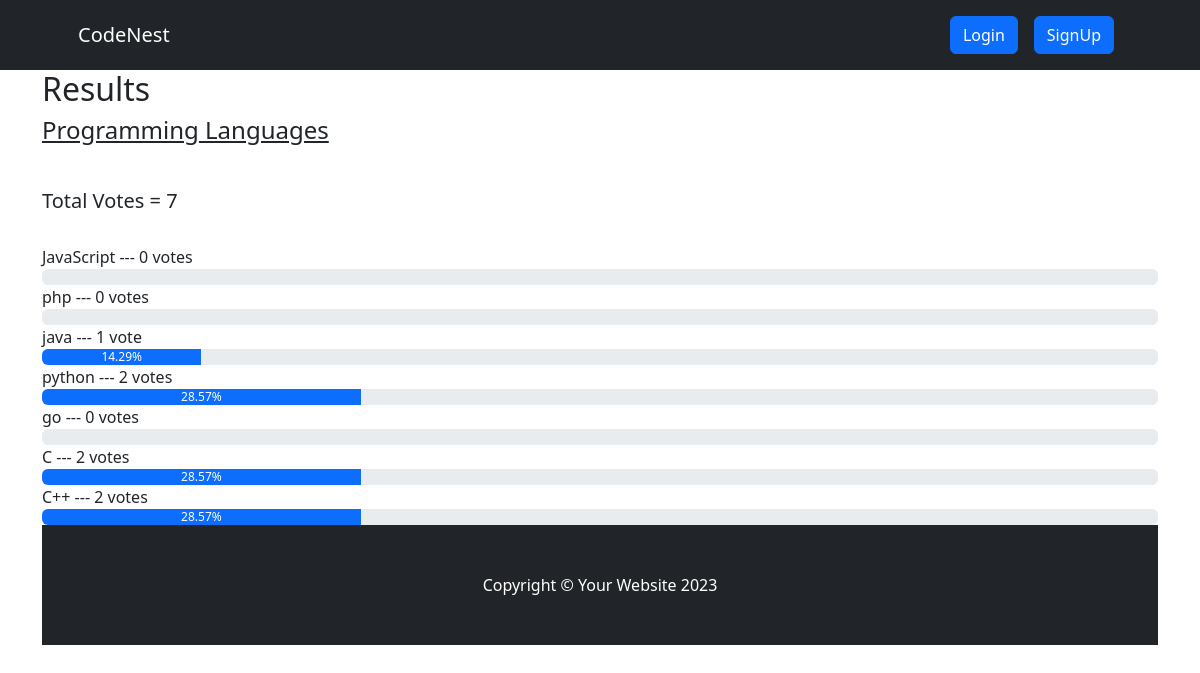
/result/programming-languages, run on the app's committed database.
### voteapp/models.py (models this page shows, shortened)
class Category(models.Model):
    title = models.CharField(max_length=200)
    slug = models.SlugField(blank=True, null=True)
    description = models.TextField(blank=True, null=True)
    total_vote = models.IntegerField(default=0)
    voters = models.ManyToManyField(User, blank=True)

class CategoryItem(models.Model):
    title = models.CharField(max_length=200)
    total_vote = models.IntegerField(default=0)
    category = models.ForeignKey(Category, on_delete=models.CASCADE, related_name="items")
    voters = models.ManyToManyField(User, blank=True)
    @property
    def percentage_vote(self):
        category_votes = self.category.total_vote
        item_votes = self.total_vote
        if category_votes == 0:
            vote_in_percentage = 0
        else:
            vote_in_percentage = (item_votes/category_votes) * 100
        return vote_in_percentage

### voteapp/views.py (the view)
# urls.py: path("result/<str:slug>", views.result, name="result"),
def result(request, slug):
    category = Category.objects.get(slug=slug)
    items = CategoryItem.objects.filter(category=category)
    context = {"category": category, "items": items}
    return render(request, "result.html", context)

### voteapp/templatetags/custom_filters.py (called while the page is built)
@register.filter(name="has_voted")
def has_voted(user, voters):
    return any(user.id== voter.id for voter in voters)

### voteapp/templates/result.html
{% extends 'base.html' %}
{% block content %}
  {% load humanize %}
{% load custom_filters %}
<div class="container result-container">
    <div class="sub-container">
      <h2>Results</h2>
      <h4>{{category.title}}</h4>
      <br>
      <h5>Total Votes = {{category.total_vote}}</h5>
      <br />
      {% for item in items  %}
       {% if request.user|has_voted:item.voters.all %}
      <small>{{item.title}}</strong> --- {{item.total_vote}} vote{{item.total_vote | pluralize:",s"}} ---  <strong>[voted]</strong> </small>
      <div class="progressContainer">
        <div class="progress">
          <div
            class="progress-bar"
            role="progressbar"
            aria-label="Example with label"
            style="width:{{item.percentage_vote | floatformat:2}}%;"
            aria-valuenow="25"
            aria-valuemin="0"
            aria-valuemax="100"
          >
          {{item.percentage_vote | floatformat:2}}%
          </div>
        </div>
      </div>
      <br>
       {% else %}
       <small>{{item.title}}</strong> --- {{item.total_vote}} vote{{item.total_vote | pluralize:",s"}} </small>
      <div class="progressContainer">
        <div class="progress">
          <div
            class="progress-bar"
            role="progressbar"
            aria-label="Example with label"
            style="width:{{item.percentage_vote | floatformat:2}}%;"
            aria-valuenow="25"
            aria-valuemin="0"
            aria-valuemax="100"
          >
          {{item.percentage_vote | floatformat:2}}%
          </div>
        </div>
      </div>
      {% endif %}
      {%endfor%}
      {% endblock content%}

### voteapp/static/css/style.css (style rules this page uses)
* { box-sizing: border-box; }
.result-container { display: flex; align-items: center; justify-content: center; }
.sub-container { width: inherit }
.result-container h4 { text-decoration: underline; margin-bottom: 20px; }
.result-container small { font-size: 16px; font-weight: 500; }

### data on the page
Category: title "Programming Languages", total_vote "7"
CategoryItem: title "JavaScript", total_vote "0", total_vote|pluralize "s"
CategoryItem: title "php", total_vote "0", total_vote|pluralize "s"
CategoryItem: title "java", total_vote "1", percentage_vote "14.29"
CategoryItem: title "python", total_vote "2", total_vote|pluralize "s", percentage_vote "28.57"
CategoryItem: title "go", total_vote "0", total_vote|pluralize "s"
CategoryItem: title "C", total_vote "2", total_vote|pluralize "s", percentage_vote "28.57"
CategoryItem: title "C++", total_vote "2", total_vote|pluralize "s", percentage_vote "28.57"
